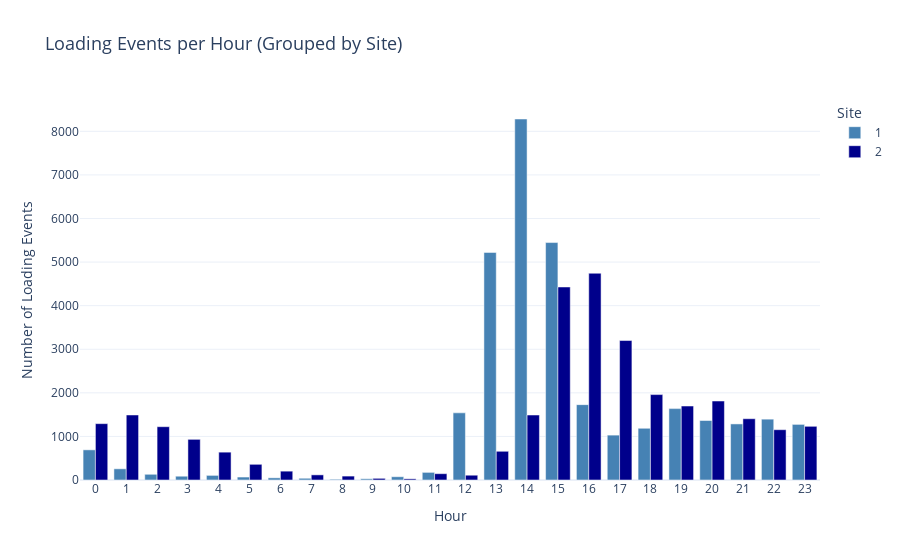

The notebook cell saved with this chart:
### Markdown cell above
### Observation
- Site 1 clearly dominates the total charging numbers. Therefore a visualization which directly compares Site 1 and Site 2 is necessary.

### Code cell
# ensure datetime conversion for connectionTime_time
charging_set['connectionTime_time'] = pd.to_datetime(charging_set['connectionTime_time'])
charging_set['hour'] = charging_set['connectionTime_time'].dt.hour

# function to calculate hourly events combined across sites
def calculate_hourly_events_combined(data):
    hourly_data = []
    for site_id in data['siteID'].unique():
        site_data = data[data['siteID'] == site_id]
        for hour in range(24):
            event_count = len(site_data[site_data['hour'] == hour])
            hourly_data.append({'hour': hour, 'count': event_count, 'siteID': site_id})
    return pd.DataFrame(hourly_data)

# calculate hourly events for all sites combined
hourly_events_combined = calculate_hourly_events_combined(charging_set)

# ensure siteID is treated as a categorical variable
hourly_events_combined['siteID'] = hourly_events_combined['siteID'].astype(str)

# define custom colors for the sites
custom_colors = {
    "1": '#4682B4',  # Darker Blue for Site 1
    "2": '#00008B'   # Dark Blue for Site 2
}

# plot combined hourly events with site-specific colors
fig = px.bar(
    hourly_events_combined, x='hour', y='count', color='siteID', 
    title='Loading Events per Hour (Grouped by Site)',
    labels={'hour': 'Hour', 'count': 'Number of Loading Events', 'siteID': 'Site'},
    color_discrete_map=custom_colors,  # Apply custom colors
    barmode='group'
)

# update layout for clear legend and x-axis
fig.update_layout(
    title_font_size=18,
    legend_title_text="Site",
    template="plotly_white",
    xaxis=dict(
        tickmode='linear',
        tick0=0,
        dtick=1  # Ensure every hour is displayed on the x-axis
    )
)

fig.show()

### Figure 1 — Plotly figure (JSON) as saved in the notebook; plotly's stock layout.template omitted (floating-point values rounded to 4 significant figures)
{"data": [{"alignmentgroup": "True", "hovertemplate": "Site=1<br>Hour=%{x}<br>Number of Loading Events=%{y}<extra></extra>", "legendgroup": "1", "marker": {"color": "#4682B4", "pattern": {"shape": ""}}, "name": "1", "offsetgroup": "1", "orientation": "v", "showlegend": true, "textposition": "auto", "type": "bar", "x": [0, 1, 2, 3, 4, 5, 6, 7, 8, 9, 10, 11, 12, 13, 14, 15, 16, 17, 18, 19, 20, 21, 22, 23], "xaxis": "x", "y": [692, 257, 131, 87, 106, 68, 50, 40, 17, 29, 75, 175, 1541, 5222, 8283, 5448, 1729, 1030, 1187, 1638, 1365, 1287, 1396, 1276], "yaxis": "y"}, {"alignmentgroup": "True", "hovertemplate": "Site=2<br>Hour=%{x}<br>Number of Loading Events=%{y}<extra></extra>", "legendgroup": "2", "marker": {"color": "#00008B", "pattern": {"shape": ""}}, "name": "2", "offsetgroup": "2", "orientation": "v", "showlegend": true, "textposition": "auto", "type": "bar", "x": [0, 1, 2, 3, 4, 5, 6, 7, 8, 9, 10, 11, 12, 13, 14, 15, 16, 17, 18, 19, 20, 21, 22, 23], "xaxis": "x", "y": [1293, 1492, 1223, 933, 639, 360, 203, 118, 90, 38, 27, 145, 110, 659, 1491, 4429, 4744, 3200, 1960, 1697, 1812, 1406, 1154, 1232], "yaxis": "y"}], "layout": {"barmode": "group", "legend": {"title": {"text": "Site"}, "tracegroupgap": 0}, "title": {"font": {"size": 18}, "text": "Loading Events per Hour (Grouped by Site)"}, "xaxis": {"anchor": "y", "domain": [0, 1], "dtick": 1, "tick0": 0, "tickmode": "linear", "title": {"text": "Hour"}}, "yaxis": {"anchor": "x", "domain": [0, 1], "title": {"text": "Number of Loading Events"}}}}
